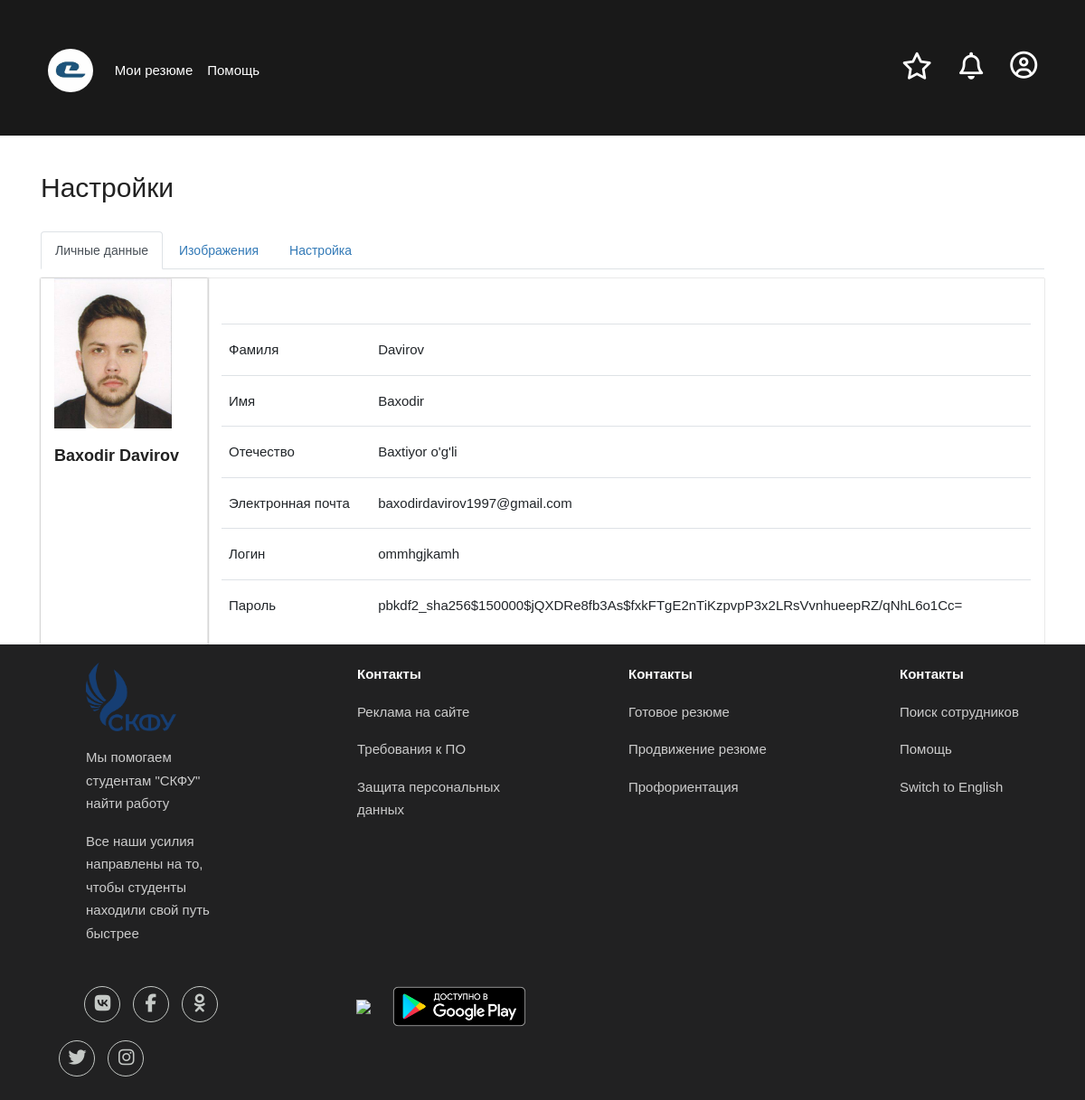
Screenshot of /user_profile/ (signed in) with the database file from the repository.
### administrator/models.py (models this page shows)
class Summaries(models.Model):
    user = models.OneToOneField(User, on_delete = models.CASCADE, primary_key = True)
    father_name = models.CharField(max_length=60, blank=True)
    summary_image_u = models.ImageField(null=True, blank=True, upload_to='images')
    class Meta:
        verbose_name = '3. Database for Summary'
        verbose_name_plural = '3. Database for Summary'

class User(AbstractUser):
    last_name = models.CharField(max_length=100)
    first_name = models.CharField(max_length=100)
    email = models.CharField(max_length=100)
    class Meta:
        verbose_name = '1. All users Database'
        verbose_name_plural = '1. All users Database'

### summary_vacancy/views.py (the view)
# urls.py: path('user_profile/', views.user_profile, name='user_profile'),
def user_profile(request):
    a = Summaries.objects.filter(user=request.user)
    return render(request, 'summary_vacancy/user_profile.html', {'a': a})

### summary_vacancy/templates/summary_vacancy/user_profile.html (shortened to what this page needs)
<!DOCTYPE html>
<html>
  <head>
    {% load static %}
    <link rel="stylesheet" type="text/css" href="{% static 'bootstrap/css/bootstrap.min.css' %}">
    <link rel="stylesheet" type="text/css" href="{% static 'bootstrap/js/bootstrap.min.js' %}">
    <link href="{% static 'assets/css/theme/collapse/theme_style.css' %}" rel="stylesheet" id="rt_style_components"
      type="text/css" />
  </head>
  <body style="background: rgba(0,0,0,0.9);">
    <div class="container-fluid">
      <div class="row" style="width: 98%; margin: auto; height: 150px; padding-left: 0px; padding-right: 0px;">
        <div class="col-sm" style=" padding: 10px;">
          <nav class="navbar navbar-expand-lg navbar-light " style="margin-top: 30px;">
            <a class="navbar-brand" href="{% url 'summary_vacancy:s_profile' %}">
              <img src="{% static 'bootstrap/images/logo_white.jpg' %}" style="border-radius: 50%; width: 50px;">
            </a>
            <div class="collapse navbar-collapse" id="navbarSupportedContent">
              <ul class="navbar-nav mr-auto">
                <li class="nav-item active">
                  {% if request.user.is_authenticated %}
                    {% for summaries in a %}
                      <a class="nav-link" href="{% url 'summary_vacancy:meine_biografiess' %}" style="color: white;">Мои резюме <span class="sr-only">(current)</span></a>
                    </li>
                    <li class="nav-item active">
                      <a class="nav-link" href="#" style="color: white;">Помощь <span class="sr-only">(current)</span></a>
                    </li>
                  </ul>
                  <a href="#">
                    <h4 style="margin-right: 30px;">
                    <i class="far fa-star" style="font-size: 20px; color: white; font-size: 30px;"></i>
                    </h4>
                  </a>
                  <a href="#">
                    <h4 style="margin-right: 30px;">
                    <i class="far fa-bell" style="font-size: 20px; color: white; font-size: 30px;"></i>
                    </h4>
                  </a>
                    <a href="javascript:;" class="dropdown-toggle" data-toggle="dropdown" data-hover="dropdown"
                          data-close-others="true">
                      <i class="far fa-user-circle" style="font-size: 20px; color: white; font-size: 30px;"></i>
                        </a>
                {% endfor %}
              {% endif %}
            </nav>
          </div>
        </div>
      </div>
        <div class="container-fluid" style="background: white; height: auto;">
          <div class="container">
            <div class="row" style="height: auto;>
              <div class="col-sm">
                 {% for p in a %}
                <div class="container-fluid" style="margin-top: 40px;">
                  <h2>Настройки</h2>
                  <ul class="nav nav-tabs" style="margin-top: 30px;">
                    <li class="nav-item">
                      <a class="nav-link active" href="#">Личные данные</a>
                    </li>
                    <li class="nav-item">
                      <a class="nav-link"  href="{% url 'summary_vacancy:book_editt' user.id %}">Изображения</a>
                    </li>
                    <li class="nav-item">
                      <a class="nav-link" href="{% url 'summary_vacancy:s_details' %}">Настройка</a>
                    </li>
                  </ul>
                  <div class="container">
                    <div class="row">
                      <div class="col-md-2" style="box-shadow: 0 0 2px rgba(0,0,0,0.5);">
                        <img style=" width: 130px;" src="{{p.summary_image_u.url}}" alt="connect">
                        <h4 style="margin-top: 20px; font-weight: bold;">{{p.user.first_name}} {{p.user.last_name}}</h4>
                      </div>
                       <div class="col-md-10" style="box-shadow: 0 0 1px rgba(0,0,0,0.5);">
                  <table class="table table-hover" style="margin-top: 50px;">
                    <thead>
                      <tr>
                        <td scope="col">Фамиля</td>
                        <td scope="col">{{p.user.last_name}}</td>
                      </tr>
                    </thead>
                    <tbody>
                      <tr>
                       <td scope="col">Имя</td>
                        <td scope="col">{{p.user.first_name}}</td>
                      </tr>
                      <tr>
                       <td scope="col">Отечество</td>
                        <td scope="col">{{p.father_name}}</td>
                      </tr>
                      <tr>
                         <td scope="col">Электронная почта</td>
                        <td scope="col">{{p.user.email}}</td>
                      </tr>
                      <tr>
                         <td scope="col">Логин</td>
                        <td scope="col">{{p.user.username}}</td>
                      </tr>
                      <tr>
                         <td scope="col">Пароль</td>
                        <td scope="col">{{p.user.password}}</td>
                      </tr>
                    </tbody>
                  </table>
                  {% endfor %}
                      </div>
                   </div>
                  </div>
                </div>
              </div>
            </div>
          </div>
    <footer>
      <div class="container-fluid">
        <div class="row" style="background: #212122; height: auto;">
          <div class="col-sm" style="padding: 20px; margin-left: 60px; color: white;">
            <p class="col">
              <img style="width: 100px;" src="{% static 'assets/img/Логотип_СКФУ.png' %}">
            </p>
            <p class="col">Мы помогаем студентам "СКФУ" найти работу</p>
            <p class="col">Все наши усилия направлены на то, чтобы студенты находили свой путь быстрее</p>
          </div>
          <div class="col-sm" style="padding: 20px; margin-left: 60px; color: white;">
            <p class="col" style="color: white; font-weight: bold;">Контакты</p>
            <p class="col">Реклама на сайте</p>
            <p class="col">Требования к ПО</p>
            <p class="col">Защита персональных данных</p>
          </div>
          <div class="col-sm" style="padding: 20px; margin-left: 60px; color: white;">
            <p class="col" style="color: white; font-weight: bold;">Контакты</p>
            <p class="col">Готовое резюме</p>
            <p class="col">Продвижение резюме</p>
            <p class="col">Профориентация</p>
          </div>
          <div class="col-sm" style="padding: 20px; margin-left: 60px; color: white;">
            <p class="col" style="color: white; font-weight: bold;">Контакты</p>
            <p class="col">Поиск сотрудников</p>
            <p class="col">Помощь</p>
            <p class="col">Switch to English</p>
          </div>
        </div>
      </div>
      <div class="container-fluid" style="background: #212122;">
        <div class="row">
          <div class="col-md-3">
            <ul class="sil">
              <li style="margin-left: 38px;">
                <a href="#" >
                  <h4 style="border: 1px solid rgb(197, 201, 198); border-radius: 50px; width: 40px; height: 40px;">
                  <i class="fab fa-vk" style="font-size: 20px; color: rgb(197, 201, 198); margin-top: 11px; margin-left: 7px;"></i>
                  </h4>
                </a>
              </li>
              <li>
                <a href="#">
                  <h4 style=" border: 1px solid rgb(197, 201, 198); border-radius: 50px; width: 40px; height: 40px; ">
                  <i class="fab fa-facebook-f" style="font-size: 20px; color: rgb(197, 201, 198); margin-top: 11px; margin-left: 6px;"></i>
                  </h4>
                </a>
              </li>
              <li>
                <a href="#">
                  <h4 style="border: 1px solid rgb(197, 201, 198); border-radius: 50px; width: 40px; height: 40px;">
                  <i class="fab fa-odnoklassniki" style="font-size: 20px; color: rgb(197, 201, 198); margin-top: 11px; margin-left: 6px;"></i>
                  </h4>
                </a>
              </li>
              <li>
                <a href="#">
                  <h4 style="border: 1px solid rgb(197, 201, 198); border-radius: 50px; width: 40px; height: 40px;">
                  <i class="fab fa-twitter" style="font-size: 20px; color: rgb(197, 201, 198); margin-top: 11px; margin-left: 7px;"></i>
                  </h4>
                </a>
              </li>
              <li>
                <a href="#">
                  <h4 style="border: 1px solid rgb(197, 201, 198); border-radius: 50px; width: 40px; height: 40px;">
                  <i class="fab fa-instagram" style="font-size: 20px; color: rgb(197, 201, 198); margin-top: 11px; margin-left: 7px;"></i>
                  </h4>
                </a>
              </li>
            </ul>
          </div>
          <div class="col-sm">
            <ul class="sill">
              <li style="margin-left: 39px;">
                <a href="#">
                  <h4>
                  <img style="width: 130px; margin-top: 5px;" src="{% static 'assets/img/Download-on-the-App-Store-button.png' %}">
                  </h4>
                </a>
              </li>
              <li>
                <a href="#">
                  <h4>
                  <img style="width: 168px; margin-top: 5px;" src="{% static 'assets/img/google-play-badge-ru.png' %}">
                  </h4>
                </a>
              </li>
            </ul>
          </div>
        </div>
      </div>
    </footer>
  </body>
</html>

### summary_vacancy/templates/summary_vacancy/user_profile.html (style rules this page uses)
.col { color: #CCCCCC; }
.sil li { display: inline-block; color: white; margin-left: 10px; }
.sill li { display: inline-block; color: white; margin-top: -15px; margin-left: 10px; }

### rows the page displays
Summaries: summary_image_u (picture), user.first_name "Baxodir", user.last_name "Davirov", father_name "Baxtiyor o'g'li", user.email "baxodirdavirov1997@gmail.com", user.username "ommhgjkamh", user.password "pbkdf2_sha256$150000$jQXDRe8fb3As$fxkFTgE2nTiKzpvpP3x2LRsVvnhueepRZ/qNhL6o1Cc="
